Frame 1 (no input): blank canvas, image omitted
Frame 60 (no input): blank canvas, image omitted
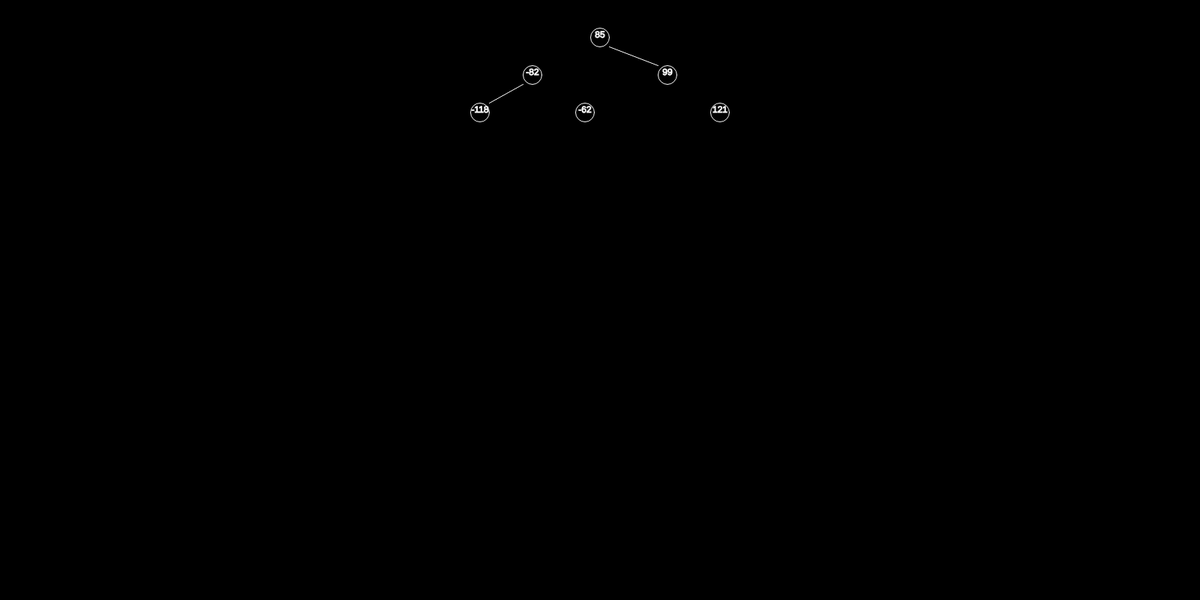
Frame 120 (the mouse pressed at the canvas centre since frame 60)

The p5.js sketch whose frames 1 and 60 were blank and that drew this single picture after the mouse press (run headless with seeded random() and noise() and a simulated clock; from frame 60 on, the mouse is pressed at the canvas centre):

// p5.js sketch
// ── sketch.js
let bTree = new BTree();
let arr = [];
let i = 0;
function setup() {
  createCanvas(1600,800);
  for(let i = 0; i < 100; i++) {
    arr.push(floor(random(-200, 200)));
  }
  // for(let i = 0; i < arr.length; i++) {
  //   bTree.insert(arr[i]);
  // }

}
function draw() {
  background(0);
  if(frameCount %20 == 0 && i < arr.length -1) {

    bTree.insert(arr[i]);
    i++;
  }
  bTree.show();
}

// ── bTree.js
function Node(value, x, y) {
  this.value = value;
  this.x = x;
  this.y = y;
  this.left = null;
  this.right = null;
  this.parent = null;
  this.height = 0;
  this.step = 1;
  this.counter = 0;
  this.leftHeight = function() {
    return this.left?this.left.height:-1;
  }
  this.rightHeight = function() {
    return this.right?this.right.height:-1;
  }
  this.setLeft = function(node) {
    this.left = node;
  }
  this.setRight = function(node) {
    this.right = node;
  }
  this.walk = function(fn) {
    if(this.left)
      this.left.walk(fn);
    fn(this.value);
    if(this.right)
      this.right.walk(fn);
  }
  this.insert = function(newNode, node) {
    if(!node) {
      node = newNode;
    } else if(newNode.value < node.value) {
      newNode.parent = node;
      newNode.x = node.x - (50 + (node.height * 20));
      newNode.y = node.y + 50;
      node.left = node.insert(newNode, node.left);
      if(node.leftHeight() - node.rightHeight() == 2) {
        if(newNode.value < node.left.value) {
          node = node.rotateWithLeftChild(node);
        } else {
          node = node.doubleWithLeftChild(node);
        }
      }
    } else if(newNode.value > node.value) {
      newNode.parent = node;
      newNode.x = node.x + (50 + (node.height * 20));
      newNode.y = node.y + 50;
      node.right = node.insert(newNode, node.right);
      if(node.rightHeight() - node.leftHeight() == 2) {
        if(newNode.value > node.right.value) {
          node = node.rotateWithRightChild(node);
        } else {
          node = node.doubleWithRightChild(node);
        }
      }
    }
    node.height = Math.max(node.leftHeight(), node.rightHeight()) + 1;

    return node;
  };

  this.show = function(x, y) {
    this.x = x;
    this.y = y;
    if(this.left)
      this.left.show(this.x - (50 + (this.height * 20)), this.y + 50);
    if(this.counter >= 60) {
      this.step++;
      this.counter = 0;
    }
    this.render();
    if(this.step < 4) {
      this.counter++;
    }
    if(this.right)
      this.right.show(this.x + (50 + (this.height * 20)), this.y + 50);
  }
  this.search = function(val) {
    if(this.value == val)
      return this;
    if(this.value > val)
      return this.left.search(val);
    if(this.value < val)
      return this.right.search(val);
    return null;
  }
  this.render = function() {
    stroke(255);
    noFill();
    if(this.step >= 1){
      ellipse(this.x, this.y, 25);
      textAlign(CENTER);
      text(this.value, this.x, this.y);
    }
    if(this.step >= 2) {
      if(this.parent) {
        let x = this.x > this.parent.x?-12.5:12.5;
        line(this.x + x,this.y - 12.5,this.parent.x - x, this.parent.y + 12.5);
      }
    }
  }
  this.renderReverse = function() {
    stroke(255);
    noFill();
    if(this.left)
      this.left.renderReverse();
    if(this.parent) {
      let x = this.x > this.parent.x?-12.5:12.5;
      line(this.x + x,this.y - 12.5,this.parent.x - x, this.parent.y + 12.5);
    }
    ellipse(this.x, this.y, 25);
    textAlign(CENTER);
    text(this.value, this.x, this.y);
    if(this.right)
      this.right.renderReverse();
  }
  this.rotateWithLeftChild = function(node) {
    let leftChild = node.left;
    leftChild.parent = node.parent;
    node.left = leftChild.right;
    if(node.left != null)
      node.left.parent = node;
    leftChild.right = node;
    node.parent = leftChild;
    node.height = Math.max(node.leftHeight(), node.rightHeight()) + 1;
    leftChild.height = Math.max(leftChild.leftHeight(), node.height) + 1;
    return leftChild;
    // let leftChild = node.left;
    // //node.left.parent = node.parent;
    // //node.parent = node.left;
    // node.left = leftChild.right;
    // if(node.left)
    //   node.left.parent = node;
    // leftChild.right = node;
    // node.height = Math.max(node.leftHeight(), node.rightHeight()) + 1;
    // leftChild.height = Math.max(leftChild.leftHeight(), node.height) + 1;
    // return leftChild;
  }
  this.rotateWithRightChild = function(node) {
    let rightChild = node.right;
    rightChild.parent = node.parent;
    node.right = rightChild.left;
    if(node.right)
      node.right.parent = node;
    rightChild.left = node;
    node.parent = rightChild;
    node.height = Math.max(node.leftHeight(), node.rightHeight()) + 1;
    rightChild.height = Math.max(rightChild.rightHeight(), node.height) + 1;
    return rightChild;
    //node.right.parent = node.parent;
    //node.parent = node.right;
    // node.right = rightChild.left;
    // if(node.right)
    //   node.right.parent = node;
    // node.parent.left = node;
    // node.height = Math.max(node.leftHeight(), node.rightHeight()) + 1;
    // node.parent.height = Math.max(node.parent.rightHeight(), node.height) + 1;
    // return node.parent;
  }
  this.doubleWithLeftChild = function(node) {
    node.left = node.left.rotateWithRightChild(node.left);
    node.left.parent = node;
    return node.rotateWithLeftChild(node);
  }
  this.doubleWithRightChild = function(node) {
    node.right = node.right.rotateWithLeftChild(node.right);
    node.right.parent = node;
    return node.rotateWithRightChild(node);
  }
}

function BTree() {
  this.root = null;
  this.insert = function(value, node) {
    if(!node) {
      let newNode = new Node(value,width/2,50);
      if(!this.root)
        this.root = newNode;
      else
        this.insert(newNode, this.root);
    } else {
      this.root = this.root.insert(value, this.root);
    }
  };
  this.show = function() {
    if(this.root)
      this.root.show(width/2,50);
  }
  this.print = function() {
    this.root.walk(function(d) { console.log(d);});
  }
  this.search = function(val, callback) {
    let node = this.root.search(val);
    if(callback)
      callback(node);
    return node;
  }
}

// ── states.js
var STATES = Object.freeze({"INSERT":0,"INSERT_NODE":1, "SHOW_INSERT":2, "MOVE":3, "IN_POS":4});
